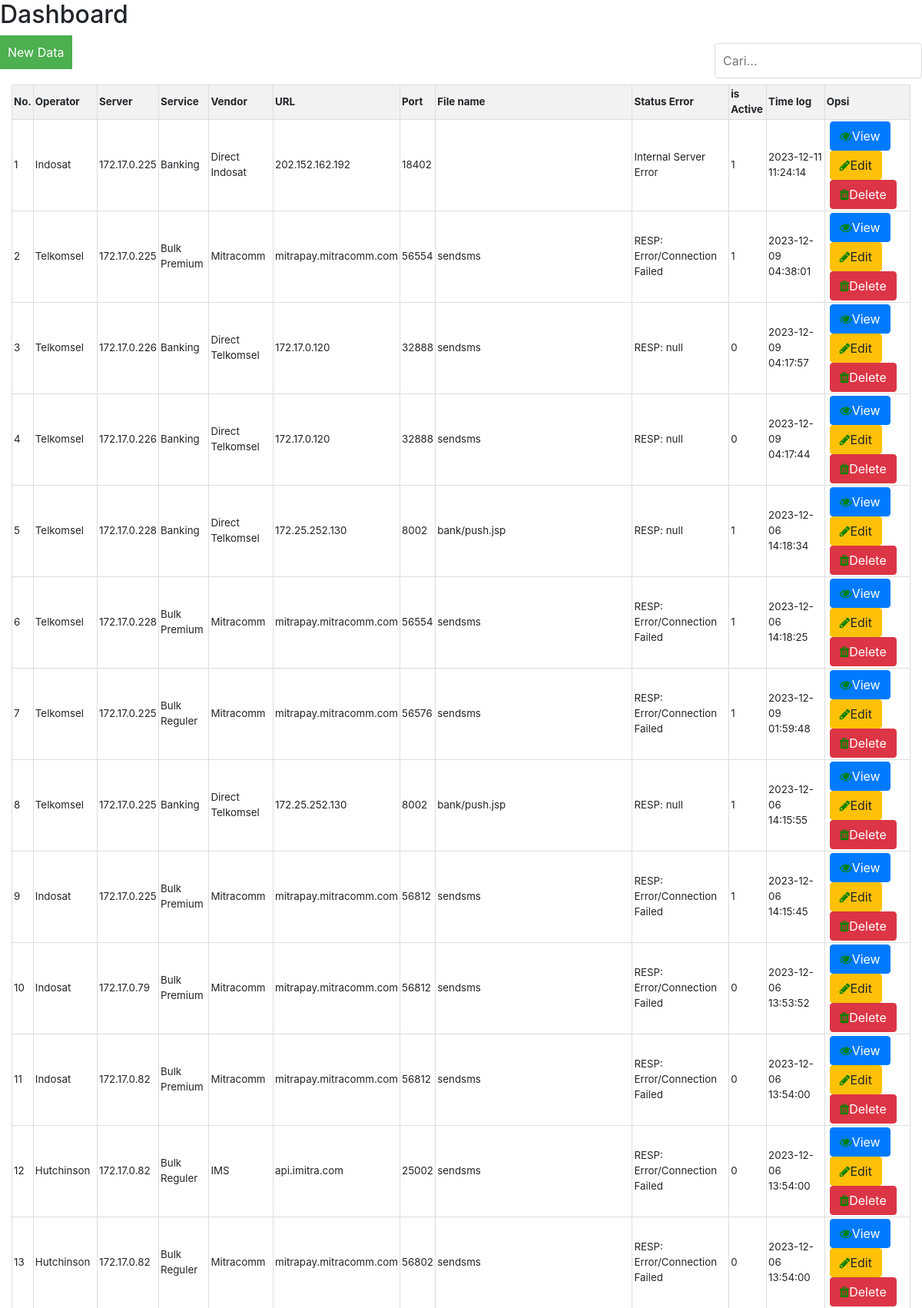
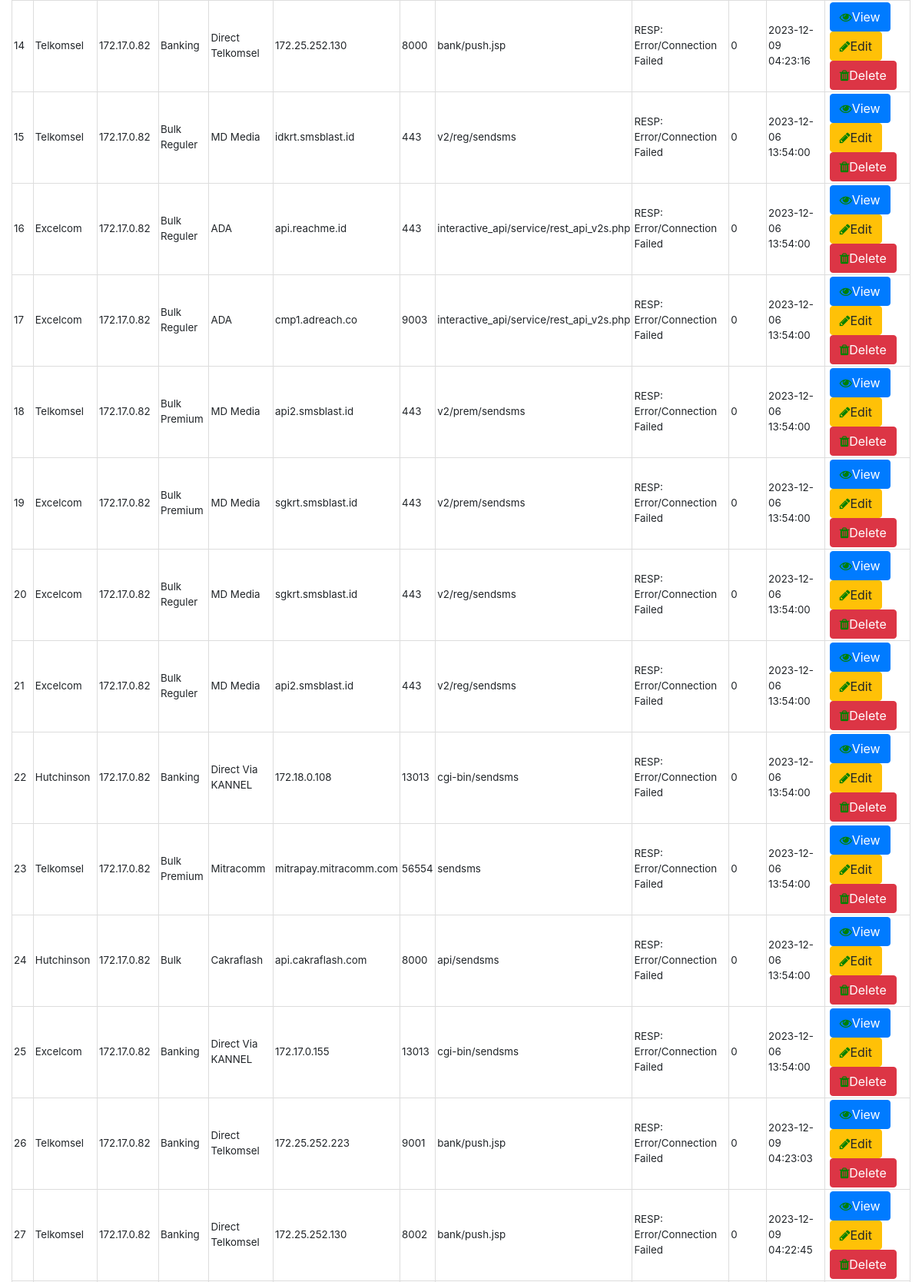
The page / (upper part) on the database its author committed (2 pictures, top to bottom).
### tables this page shows
CREATE TABLE `config_status_telco_new`  (
  `id` int NOT NULL AUTO_INCREMENT,
  `operator` varchar(30) NULL DEFAULT NULL,
  `server` varchar(45) NULL DEFAULT NULL,
  `user_ssh` varchar(45) NULL DEFAULT NULL,
  `logfile` varchar(45) NULL DEFAULT NULL,
  `pathlog` varchar(45) NULL DEFAULT NULL,
  `status_err` varchar(45) NULL DEFAULT NULL,
  `service` varchar(45) NULL DEFAULT NULL,
  `vendor` varchar(45) NULL DEFAULT NULL,
  `url` varchar(45) NULL DEFAULT NULL,
  `port` varchar(45) NULL DEFAULT NULL,
  `uname` varchar(45) NULL DEFAULT NULL,
  `upass` varchar(45) NULL DEFAULT NULL,
  `time_log` datetime NULL DEFAULT CURRENT_TIMESTAMP ON UPDATE CURRENT_TIMESTAMP,
  `fname` varchar(45) NULL DEFAULT NULL,
  `is_active` enum('0','1') NULL DEFAULT NULL,
  PRIMARY KEY (`id`) USING BTREE
);

### index.php (the view, shortened to what this page needs)
<?php
include 'konekDB.php';
$conn = new mysqli($servername, $username, $password, $dbname);
$query = "SELECT * FROM `config_status_telco_new` ORDER by id DESC";
$result = $conn->query($query);
?>
<!DOCTYPE html>
<html lang="en">
<head>
	<link rel="stylesheet" href="https://cdn.jsdelivr.net/npm/bootstrap-icons@1.11.2/font/bootstrap-icons.min.css">
	<link rel="stylesheet" href="https://stackpath.bootstrapcdn.com/bootstrap/4.3.1/css/bootstrap.min.css">
	<link rel="stylesheet" href="https://cdnjs.cloudflare.com/ajax/libs/font-awesome/4.7.0/css/font-awesome.min.css">
	<link rel="stylesheet" href="https://cdn.datatables.net/1.10.22/css/jquery.dataTables.min.css">
</head>
<body>
	<h2>Dashboard</h2>
	<input type="text" id="searchInput" placeholder="Cari...">
	<button id="openFormButton">New Data</button>
	<div class="container-fluid">
		<table id="dataTable">
			<thead>
				<tr>
					<th>No.</th>
					<th>Operator</th>
					<th>Server</th>
					<th>Service</th>
					<th>Vendor</th>
					<th>URL</th>
					<th>Port</th>
					<th>File name</th>
					<th>Status Error</th>
					<th>is Active</th>
					<th>Time log</th>
					<th>Opsi</th>
				</tr>
			</thead>
			<tbody>
				<?php
				if ($result->num_rows > 0) {
					$counter = 1;
					while ($row = $result->fetch_assoc()) {
						echo "<tr>";
						echo "<td>" . $counter . "</td>";
						echo "<td>" . $row["operator"] . "</td>";
						echo "<td>" . $row["server"] . "</td>";
						echo "<td>" . $row["service"] . "</td>";
						echo "<td>" . $row["vendor"] . "</td>";
						echo "<td>" . $row["url"] . "</td>";
						echo "<td>" . $row["port"] . "</td>";
						echo "<td>" . $row["fname"] . "</td>";
						echo "<td>" . $row["status_err"] . "</td>";
						echo "<td>" . $row["is_active"] . "</td>";
						echo "<td>" . $row["time_log"] . "</td>";
						echo '<td>
                        <a class="btn btn-primary ml-1" href="view.php?id=' . $row["id"] . '"><i
                                class="fa fa-eye edit-icon"></i>View</a>
                        <a class="btn btn-warning ml-1" href="update.php?id=' . $row["id"] . '"><i
                                class="fa fa-pencil edit-icon"></i>Edit</a>
                        <a class="btn btn-danger ml-1" href="delete.php?id=' . $row["id"] . '"><i
                                class="fa fa-trash edit-icon"></i>Delete</a>
                    </td>';
						echo "</tr>";
						$counter++;
					}
				} else {
					echo "<tr><td colspan='3'>Tidak ada data</td></tr>";
				}
				?>
			</tbody>
		</table>
	</div>
</body>
</html>

### index.php (style rules this page uses)
body { font-family: Arial, sans-serif; margin: 20px; }
table { width: 100%; border-collapse: collapse; margin-top: 20px; }
th, td { border: 1px solid #ddd; padding: 2px; text-align: left; }
th { background-color: #f2f2f2; }
tr { font-size: smaller; }
button { margin-top: 10px; margin-right: 10px; padding: 10px; background-color: #4CAF50; color: white; border: none; border-radius: 4px; cursor: pointer; }
#searchInput { float: right; margin-top: 10px; padding: 10px; border: 1px solid #ddd; border-radius: 4px; }
.edit-icon { color: green; }

### rows shown on the page
config_status_telco_new: operator "Indosat", server "172.17.0.225", service "Banking", vendor "Direct Indosat", url "202.152.162.192", port "18402", status_err "Internal Server Error", is_active "1", time_log "2023-12-11 11:24:14"
config_status_telco_new: operator "Telkomsel", server "172.17.0.225", service "Bulk Premium", vendor "Mitracomm", url "mitrapay.mitracomm.com", port "56554", fname "sendsms", status_err "RESP: Error/Connection Failed", is_active "1", time_log "2023-12-09 04:38:01"
config_status_telco_new: operator "Telkomsel", server "172.17.0.226", service "Banking", vendor "Direct Telkomsel", url "172.17.0.120", port "32888", fname "sendsms", status_err "RESP: null", is_active "0", time_log "2023-12-09 04:17:57"
config_status_telco_new: operator "Telkomsel", server "172.17.0.226", service "Banking", vendor "Direct Telkomsel", url "172.17.0.120", port "32888", fname "sendsms", status_err "RESP: null", is_active "0", time_log "2023-12-09 04:17:44"
config_status_telco_new: operator "Telkomsel", server "172.17.0.228", service "Banking", vendor "Direct Telkomsel", url "172.25.252.130", port "8002", fname "bank/push.jsp", status_err "RESP: null", is_active "1", time_log "2023-12-06 14:18:34"
config_status_telco_new: operator "Telkomsel", server "172.17.0.228", service "Bulk Premium", vendor "Mitracomm", url "mitrapay.mitracomm.com", port "56554", fname "sendsms", status_err "RESP: Error/Connection Failed", is_active "1", time_log "2023-12-06 14:18:25"
config_status_telco_new: operator "Telkomsel", server "172.17.0.225", service "Bulk Reguler", vendor "Mitracomm", url "mitrapay.mitracomm.com", port "56576", fname "sendsms", status_err "RESP: Error/Connection Failed", is_active "1", time_log "2023-12-09 01:59:48"
config_status_telco_new: operator "Telkomsel", server "172.17.0.225", service "Banking", vendor "Direct Telkomsel", url "172.25.252.130", port "8002", fname "bank/push.jsp", status_err "RESP: null", is_active "1", time_log "2023-12-06 14:15:55"
config_status_telco_new: operator "Indosat", server "172.17.0.225", service "Bulk Premium", vendor "Mitracomm", url "mitrapay.mitracomm.com", port "56812", fname "sendsms", status_err "RESP: Error/Connection Failed", is_active "1", time_log "2023-12-06 14:15:45"
config_status_telco_new: operator "Indosat", server "172.17.0.79", service "Bulk Premium", vendor "Mitracomm", url "mitrapay.mitracomm.com", port "56812", fname "sendsms", status_err "RESP: Error/Connection Failed", is_active "0", time_log "2023-12-06 13:53:52"
config_status_telco_new: operator "Indosat", server "172.17.0.82", service "Bulk Premium", vendor "Mitracomm", url "mitrapay.mitracomm.com", port "56812", fname "sendsms", status_err "RESP: Error/Connection Failed", is_active "0", time_log "2023-12-06 13:54:00"
config_status_telco_new: operator "Hutchinson", server "172.17.0.82", service "Bulk Reguler", vendor "IMS", url "api.imitra.com", port "25002", fname "sendsms", status_err "RESP: Error/Connection Failed", is_active "0", time_log "2023-12-06 13:54:00"
config_status_telco_new: operator "Hutchinson", server "172.17.0.82", service "Bulk Reguler", vendor "Mitracomm", url "mitrapay.mitracomm.com", port "56802", fname "sendsms", status_err "RESP: Error/Connection Failed", is_active "0", time_log "2023-12-06 13:54:00"
config_status_telco_new: operator "Telkomsel", server "172.17.0.82", service "Banking", vendor "Direct Telkomsel", url "172.25.252.130", port "8000", fname "bank/push.jsp", status_err "RESP: Error/Connection Failed", is_active "0", time_log "2023-12-09 04:23:16"
config_status_telco_new: operator "Telkomsel", server "172.17.0.82", service "Bulk Reguler", vendor "MD Media", url "idkrt.smsblast.id", port "443", fname "v2/reg/sendsms", status_err "RESP: Error/Connection Failed", is_active "0", time_log "2023-12-06 13:54:00"
config_status_telco_new: operator "Excelcom", server "172.17.0.82", service "Bulk Reguler", vendor "ADA", url "api.reachme.id", port "443", fname "interactive_api/service/rest_api_v2s.php", status_err "RESP: Error/Connection Failed", is_active "0", time_log "2023-12-06 13:54:00"
config_status_telco_new: operator "Excelcom", server "172.17.0.82", service "Bulk Reguler", vendor "ADA", url "cmp1.adreach.co", port "9003", fname "interactive_api/service/rest_api_v2s.php", status_err "RESP: Error/Connection Failed", is_active "0", time_log "2023-12-06 13:54:00"
config_status_telco_new: operator "Telkomsel", server "172.17.0.82", service "Bulk Premium", vendor "MD Media", url "api2.smsblast.id", port "443", fname "v2/prem/sendsms", status_err "RESP: Error/Connection Failed", is_active "0", time_log "2023-12-06 13:54:00"
config_status_telco_new: operator "Excelcom", server "172.17.0.82", service "Bulk Premium", vendor "MD Media", url "sgkrt.smsblast.id", port "443", fname "v2/prem/sendsms", status_err "RESP: Error/Connection Failed", is_active "0", time_log "2023-12-06 13:54:00"
config_status_telco_new: operator "Excelcom", server "172.17.0.82", service "Bulk Reguler", vendor "MD Media", url "sgkrt.smsblast.id", port "443", fname "v2/reg/sendsms", status_err "RESP: Error/Connection Failed", is_active "0", time_log "2023-12-06 13:54:00"
config_status_telco_new: operator "Excelcom", server "172.17.0.82", service "Bulk Reguler", vendor "MD Media", url "api2.smsblast.id", port "443", fname "v2/reg/sendsms", status_err "RESP: Error/Connection Failed", is_active "0", time_log "2023-12-06 13:54:00"
config_status_telco_new: operator "Hutchinson", server "172.17.0.82", service "Banking", vendor "Direct Via KANNEL", url "172.18.0.108", port "13013", fname "cgi-bin/sendsms", status_err "RESP: Error/Connection Failed", is_active "0", time_log "2023-12-06 13:54:00"
config_status_telco_new: operator "Telkomsel", server "172.17.0.82", service "Bulk Premium", vendor "Mitracomm", url "mitrapay.mitracomm.com", port "56554", fname "sendsms", status_err "RESP: Error/Connection Failed", is_active "0", time_log "2023-12-06 13:54:00"
config_status_telco_new: operator "Hutchinson", server "172.17.0.82", service "Bulk", vendor "Cakraflash", url "api.cakraflash.com", port "8000", fname "api/sendsms", status_err "RESP: Error/Connection Failed", is_active "0", time_log "2023-12-06 13:54:00"
config_status_telco_new: operator "Excelcom", server "172.17.0.82", service "Banking", vendor "Direct Via KANNEL", url "172.17.0.155", port "13013", fname "cgi-bin/sendsms", status_err "RESP: Error/Connection Failed", is_active "0", time_log "2023-12-06 13:54:00"
config_status_telco_new: operator "Telkomsel", server "172.17.0.82", service "Banking", vendor "Direct Telkomsel", url "172.25.252.223", port "9001", fname "bank/push.jsp", status_err "RESP: Error/Connection Failed", is_active "0", time_log "2023-12-09 04:23:03"
config_status_telco_new: operator "Telkomsel", server "172.17.0.82", service "Banking", vendor "Direct Telkomsel", url "172.25.252.130", port "8002", fname "bank/push.jsp", status_err "RESP: Error/Connection Failed", is_active "0", time_log "2023-12-09 04:22:45"
